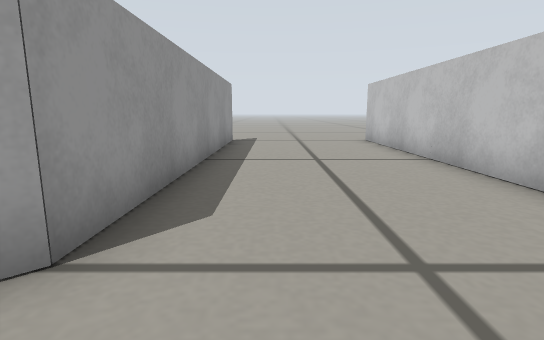
View 1 (above)

12 first-person views from a walk through a robot-simulator world made for Gazebo. The camera is 0.2 m above the floor, tilts 10° down and sees 80° across. The floor is counted in squares, 0.2 m on a side. Each view is taken from the middle of a square. On the plan, view 1 faces up. The plan holds only what a view shows up to about 12 squares ahead; the rest is blank.

View 2
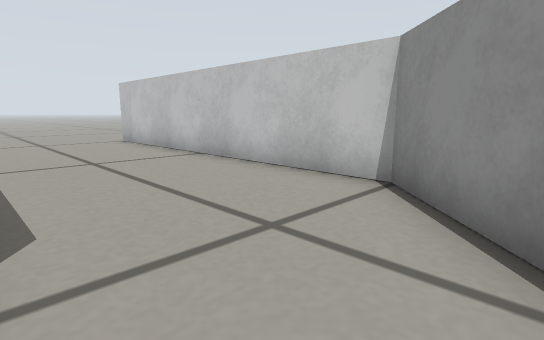

View 3
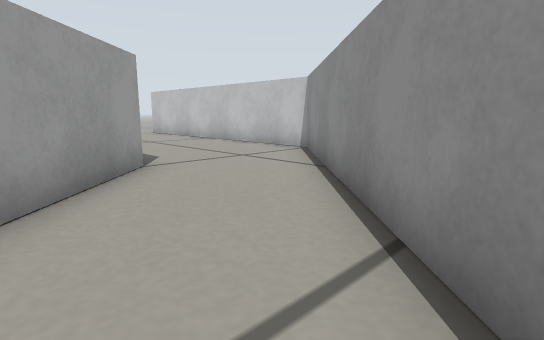

View 4
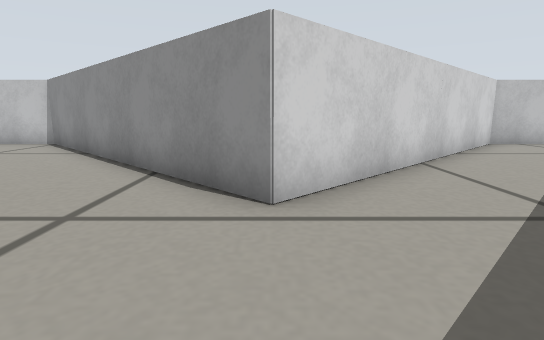

View 5
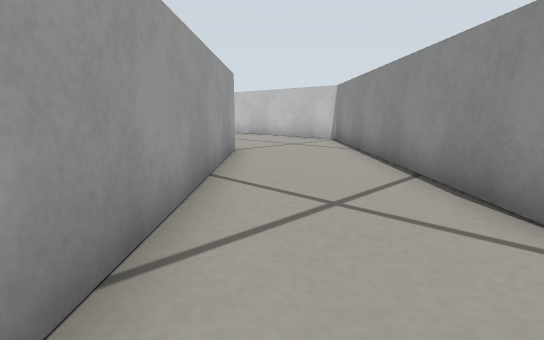

View 6
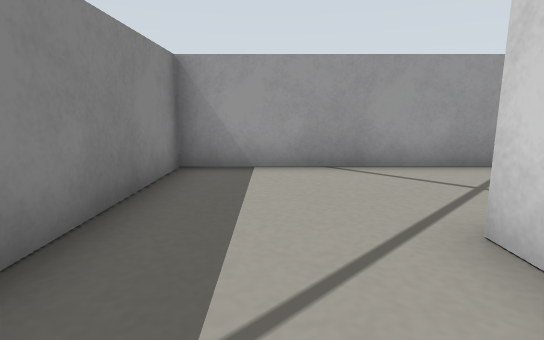

View 7
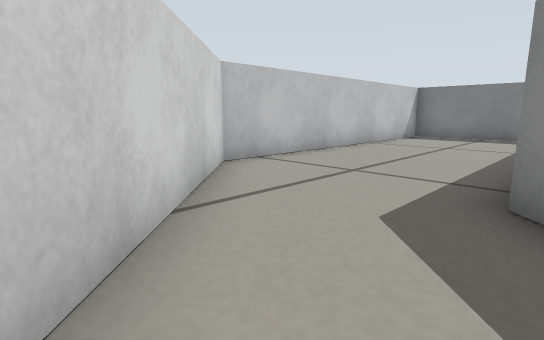

View 8
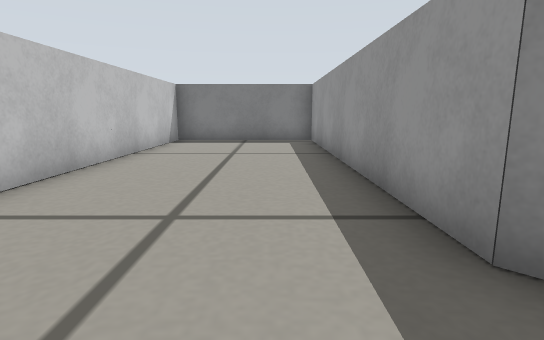

View 9
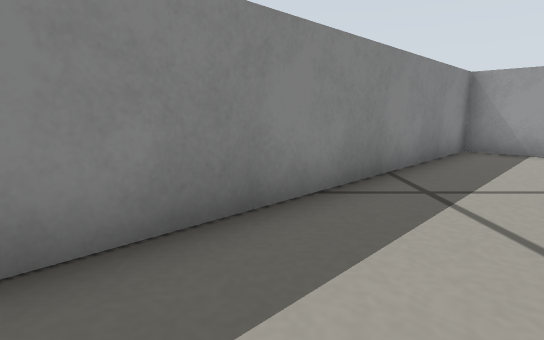

View 10
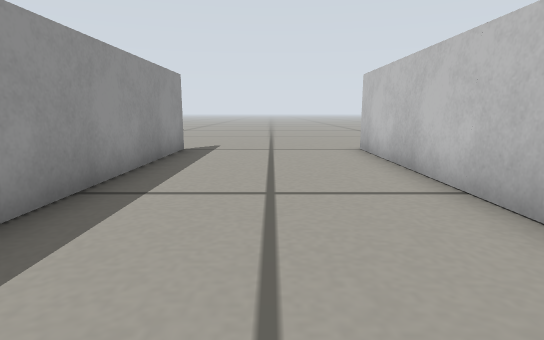

View 11
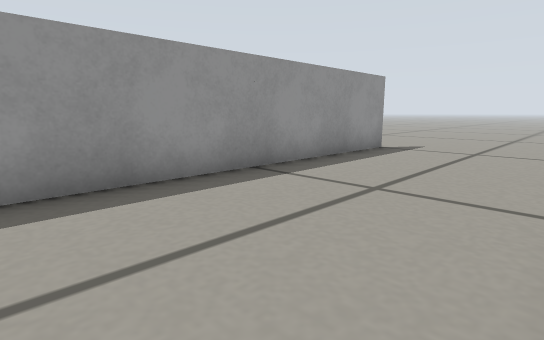

View 12
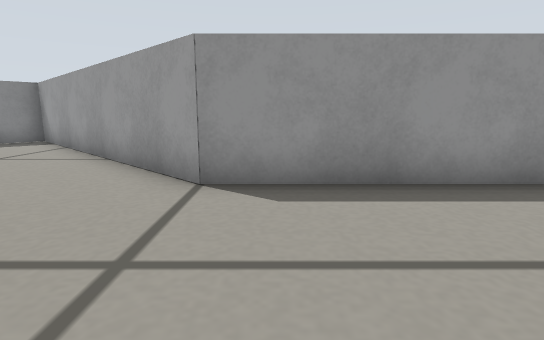

### Floor plan
Points are (right, up) in squares from view 1. A wall is a line through its corners. A room is listed if a view was taken in it or the views show most of it. See-through windows are left out.
Room 1 (views 1, 2, 3, 4, 5, 10, 11, 12)
walls: (-1.4, 12.1) (-1.4, 2) (-8.4, -5) (-6.1, -7.3); (-2.9, -5.7) (-3.6, -5) (3.5, 2) (3.5, 12)
ways out: opening at (-4.5, -6) to room 2; opening at (-1, 13)
Room 2 (views 6, 7, 8, 9)
walls: (-6.1, -7.3) (-1.4, -12) (-1.4, -22) (3.5, -22) (3.5, -12) (-2.9, -5.7)
ways out: opening at (-4.5, -6) to room 1

Positions as (right, up) in squares from view 1, and headings:
1: (0, 0), facing up
2: (-1, 0), facing up-right
3: (-4, -4), facing up-right
4: (-7, -5), facing right
5: (-7, -5), facing up-right
6: (-3, -8), facing up-left
7: (-2, -8), facing down-right
8: (0, -10), facing down
9: (0, -10), facing left
10: (1, 3), facing up
11: (3, 3), facing up-left
12: (3, 3), facing left
